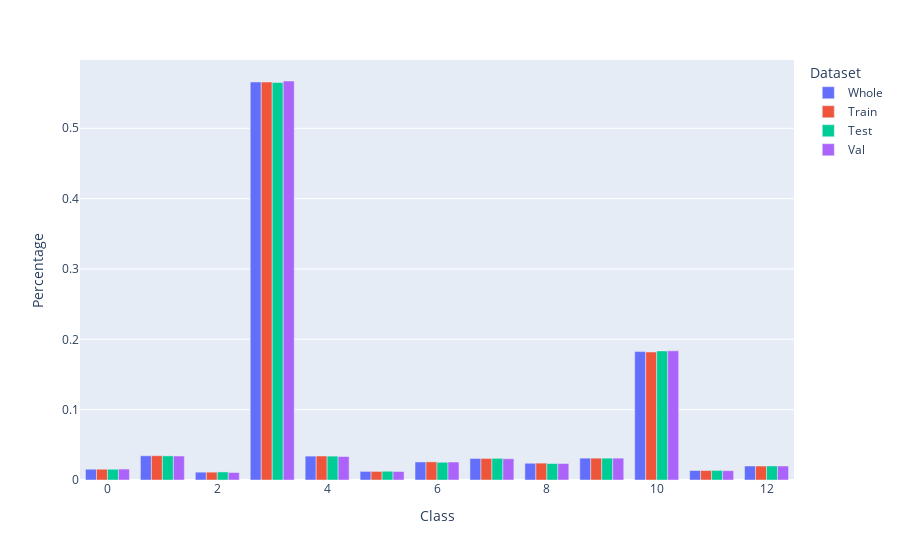

The notebook cell saved with this chart:
### Code cell
plot_split_stratification(dataset, train_subset, test_subset, val_subset)

### Figure 1 — Plotly figure (JSON) as saved in the notebook; plotly's stock layout.template omitted (floating-point values rounded to 4 significant figures)
{"data": [{"alignmentgroup": "True", "hovertemplate": "Dataset=Whole<br>Class=%{x}<br>Percentage=%{y}<extra></extra>", "legendgroup": "Whole", "marker": {"color": "#636efa", "pattern": {"shape": ""}}, "name": "Whole", "offsetgroup": "Whole", "orientation": "v", "showlegend": true, "textposition": "auto", "type": "bar", "x": [0, 1, 2, 3, 4, 5, 6, 7, 8, 9, 10, 11, 12], "xaxis": "x", "y": [0.01534, 0.03442, 0.01113, 0.5659, 0.03395, 0.01224, 0.02565, 0.03062, 0.0238, 0.03108, 0.1826, 0.01349, 0.01989], "yaxis": "y"}, {"alignmentgroup": "True", "hovertemplate": "Dataset=Train<br>Class=%{x}<br>Percentage=%{y}<extra></extra>", "legendgroup": "Train", "marker": {"color": "#EF553B", "pattern": {"shape": ""}}, "name": "Train", "offsetgroup": "Train", "orientation": "v", "showlegend": true, "textposition": "auto", "type": "bar", "x": [0, 1, 2, 3, 4, 5, 6, 7, 8, 9, 10, 11, 12], "xaxis": "x", "y": [0.01531, 0.03455, 0.01115, 0.5657, 0.03411, 0.0122, 0.0258, 0.03067, 0.02402, 0.03109, 0.182, 0.0135, 0.01985], "yaxis": "y"}, {"alignmentgroup": "True", "hovertemplate": "Dataset=Test<br>Class=%{x}<br>Percentage=%{y}<extra></extra>", "legendgroup": "Test", "marker": {"color": "#00cc96", "pattern": {"shape": ""}}, "name": "Test", "offsetgroup": "Test", "orientation": "v", "showlegend": true, "textposition": "auto", "type": "bar", "x": [0, 1, 2, 3, 4, 5, 6, 7, 8, 9, 10, 11, 12], "xaxis": "x", "y": [0.01524, 0.03428, 0.01146, 0.5651, 0.03392, 0.01248, 0.0252, 0.03079, 0.02336, 0.03103, 0.1835, 0.01364, 0.01999], "yaxis": "y"}, {"alignmentgroup": "True", "hovertemplate": "Dataset=Val<br>Class=%{x}<br>Percentage=%{y}<extra></extra>", "legendgroup": "Val", "marker": {"color": "#ab63fa", "pattern": {"shape": ""}}, "name": "Val", "offsetgroup": "Val", "orientation": "v", "showlegend": true, "textposition": "auto", "type": "bar", "x": [0, 1, 2, 3, 4, 5, 6, 7, 8, 9, 10, 11, 12], "xaxis": "x", "y": [0.01556, 0.03408, 0.01066, 0.5672, 0.03336, 0.01207, 0.02557, 0.0302, 0.02343, 0.03107, 0.1836, 0.01327, 0.01991], "yaxis": "y"}], "layout": {"barmode": "group", "legend": {"title": {"text": "Dataset"}, "tracegroupgap": 0}, "margin": {"t": 60}, "xaxis": {"anchor": "y", "domain": [0, 1], "title": {"text": "Class"}}, "yaxis": {"anchor": "x", "domain": [0, 1], "title": {"text": "Percentage"}}}}
